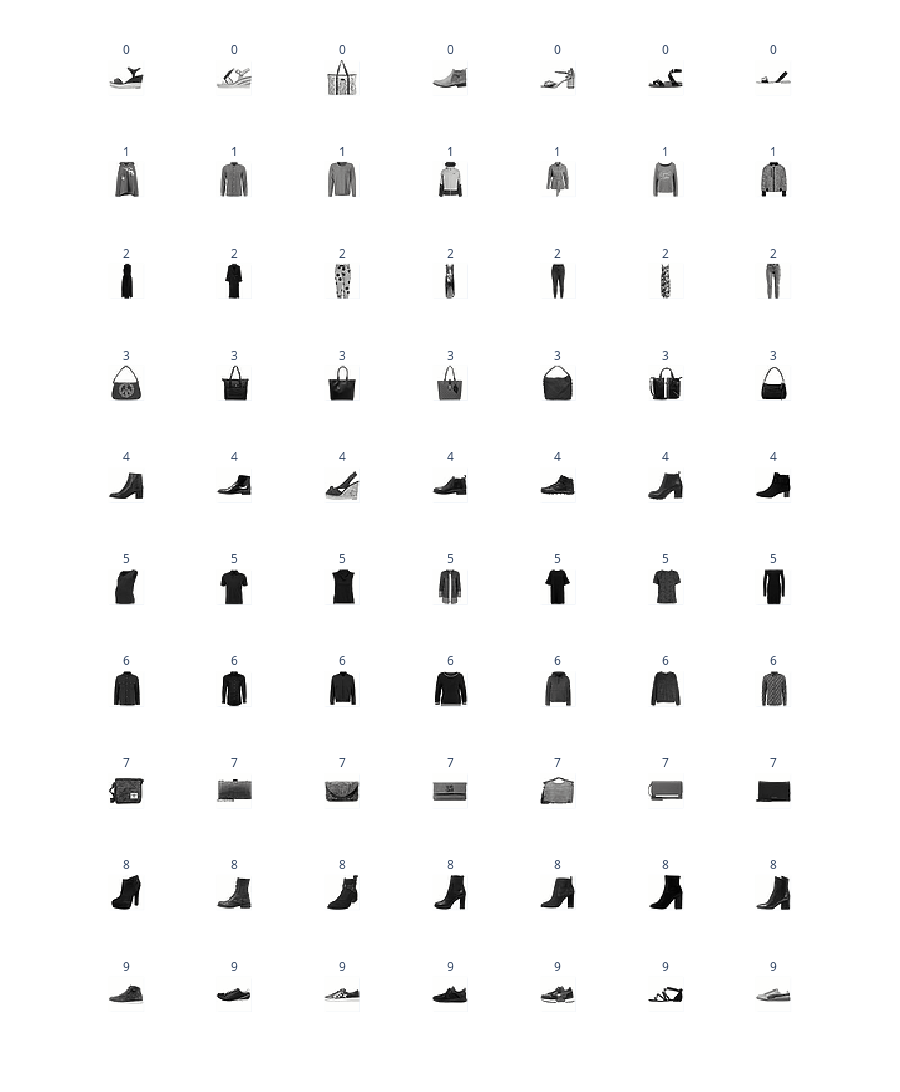

Write notebook code for a chart like this one.
### Markdown cell above
<!-- BEGIN QUESTION -->

### Code cell
# TODO: Plot 7 images from each cluster (use the show_images function, 10 rows, 7 columns)
Cluster_Head=kmeans_df.groupby('cluster').sample(n=7,random_state=SEED)

fig = show_images(Cluster_Head["image"].tolist(), ncols=7, labels=Cluster_Head["cluster"].tolist(),reshape=True,max_images=70)
fig.show()

# Cluster_Head
